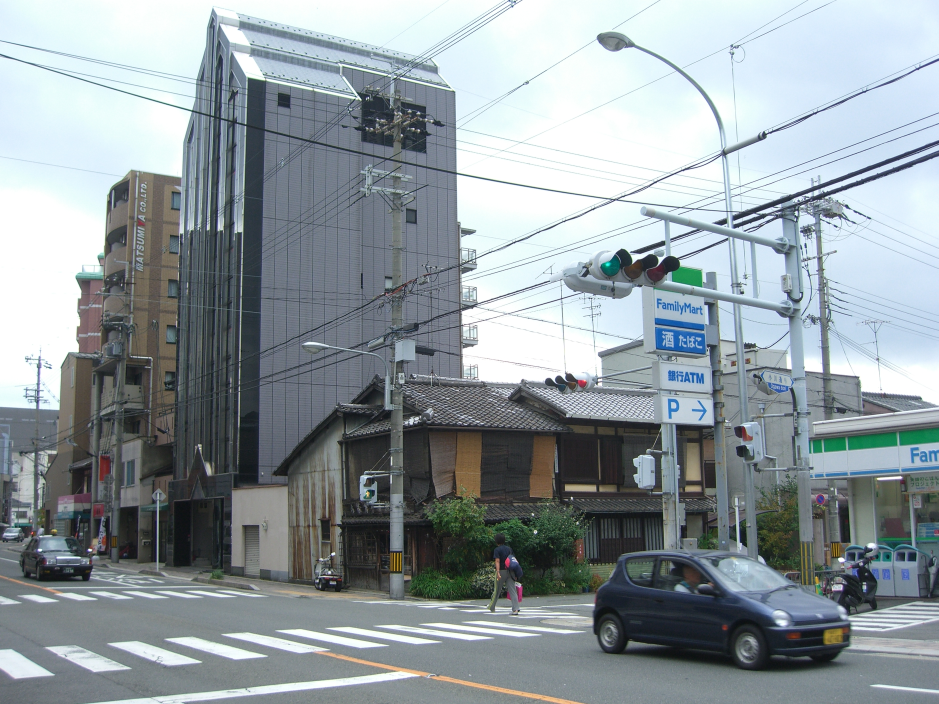
#> input picture images/img1.jpg, 2816 x 2112 px, found by its file name (shown at 1/3 size)
$ python Vps.py
#> lines starting #> are read from the running program, lines starting #| are printed output that depends on the picture
# (y - y1)(x2-x1) = (y2-y1)(x-x1)
import cv2
import numpy as np
from sympy import solve, Poly, Eq, Function, exp
from sympy.abc import x,u,v
# initialize the list of reference points and boolean indicating
# whether cropping is being performed or not

refPt = []
cropping = False

def find_camParams(vp1, vp2, vp3):
	K_inv = np.array([[x,0,-u*(x)],[0, x, -v*(x)],[0,0,1]])  # (x=1/f)
	pr = np.dot(K_inv.T, K_inv)
	#equations
	eq1 = np.dot(vp1, np.dot(pr, vp1.T))
	eq2 = np.dot(vp2, np.dot(pr, vp2.T))
	eq3 = np.dot(vp3, np.dot(pr, vp3.T))

	res = solve((eq1[0][0],eq2[0][0],eq3[0][0]), x,u,v)
	return res

def line_intersection(line1, line2):
    xdiff = (line1[0][0] - line1[1][0], line2[0][0] - line2[1][0])
    ydiff = (line1[0][1] - line1[1][1], line2[0][1] - line2[1][1]) #Typo was here

    def det(a, b):
        return a[0] * b[1] - a[1] * b[0]

    div = det(xdiff, ydiff)
    if div == 0:
       raise Exception('lines do not intersect')

    d = (det(*line1), det(*line2))
    x = det(d, xdiff) / div
    y = det(d, ydiff) / div
    return np.array([x, y, 1])[np.newaxis]

def click_and_crop(event, x, y, flags, param):
	# grab references to the global variables
	# print "entered"
	global refPt, cropping

	# if the left mouse button was clicked, record the starting
	# (x, y) coordinates and indicate that cropping is being
	# performed
	if event == cv2.EVENT_LBUTTONDOWN:
		# refPt = [(x, y)]
		refPt.append((x, y))
		cropping = True
		cv2.imshow("image", image)


def main():
	global image
	image = cv2.imread("/home/chandu/CV-Codes/images/img1.jpg")
#> image is the input picture: shape (2112, 2816, 3); mean B, G, R 159, 154.4, 144.7
	# image = cv2.cvtColor(image, cv2.COLOR_BGR2GRAY)
	# nimg = image
	image = cv2.resize(image, (1024, 623))
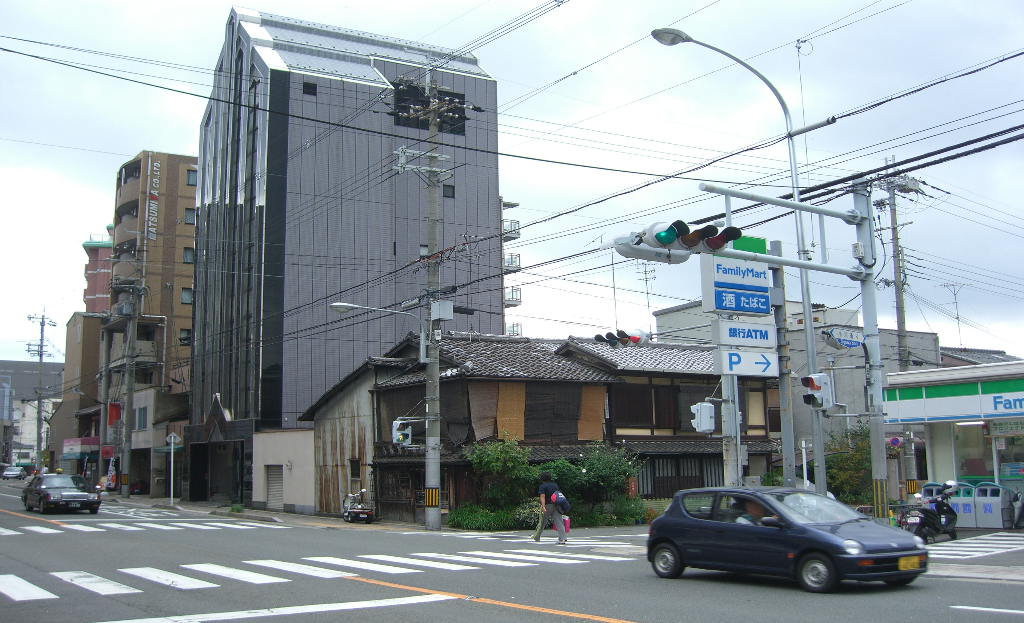
#> image: shape (623, 1024, 3); mean B, G, R 158.9, 154.3, 144.6
	clone = image.copy()
	cv2.namedWindow("image")
	cv2.setMouseCallback("image", click_and_crop)
	# keep looping until the 'q' key is pressed
	while True:
		# display the image and wait for a keypress
		cv2.imshow("image", image)
		key = cv2.waitKey(1) & 0xFF
#> (key Esc is pressed here)

		# if the 'r' key is pressed, reset the cropping region
		if key == ord("r"):
			image = clone.copy()

		# if the 'c' key is pressed, break from the loop
		elif key == ord("c"):
			break

	# if there are two reference points, then crop the region of interest
	# from the image and display it
	print(refPt)

	#line1
	A = [refPt[0][0],refPt[0][1]]
	B = [refPt[1][0],refPt[1][1]]
	cv2.line(image,(refPt[0][0],refPt[0][1]),(refPt[1][0],refPt[1][1]),(255, 0, 0), 3)


	#line2
	C = [refPt[2][0],refPt[2][1]]
	D = [refPt[3][0],refPt[3][1]]
	cv2.line(image,(refPt[2][0],refPt[2][1]),(refPt[3][0],refPt[3][1]),(255, 0, 0), 3)

	#line3
	E = [refPt[4][0],refPt[4][1]]
	F = [refPt[5][0],refPt[5][1]]
	cv2.line(image,(refPt[4][0],refPt[4][1]),(refPt[5][0],refPt[5][1]),(0, 255, 0), 3)

	#line4
	G = [refPt[6][0],refPt[6][1]]
	H = [refPt[7][0],refPt[7][1]]
	cv2.line(image,(refPt[6][0],refPt[6][1]),(refPt[7][0],refPt[7][1]),(0, 255, 0), 3)

	#line5
	I = [refPt[8][0],refPt[8][1]]
	J = [refPt[9][0],refPt[9][1]]
	cv2.line(image,(refPt[8][0],refPt[8][1]),(refPt[9][0],refPt[9][1]),(0, 0, 255), 3)

	#line6
	K = [refPt[10][0],refPt[10][1]]
	L = [refPt[11][0],refPt[11][1]]
	cv2.line(image,(refPt[10][0],refPt[10][1]),(refPt[11][0],refPt[11][1]),(0, 0, 255), 3)


	#cv2.imshow("image", image)
	vp1 = line_intersection((A,B), (C,D))
	vp2 = line_intersection((E,F), (G,H))
	vp3 = line_intersection((I,J), (K,L))

	w = len(image)
	h = len(image[0])

	#increasing image size in order to plot vps
	row1=row2=row3=0
	if vp1[0][0] < 0:
		row1 = abs(vp1[0][0])
		# vp1[0][0] = w - vp1[0][0]

	if vp2[0][0] < 0:
		row2 = abs(vp2[0][0])
		# vp2[0][0] = w - vp2[0][0]

	if vp2[0][0] < 0:
		row3 = abs(vp3[0][0])
		# vp3[0][0] = w - vp3[0][0]

	rows = max(row1, row2, row3)

	col1=col2=col3=0
	if vp1[0][1] < 0:
		col1 = abs(vp1[0][1])
		# vp2[0][0] = h -

	if vp2[0][1] < 0:
		col2 = abs(vp2[0][1])
	if vp2[0][1] < 0:
		col3 = abs(vp3[0][1])
	cols = max(col1, col2, col3)

	# Changing row and column of vps if it is negative
	if vp1[0][0] < 0:
		vp1[0][0] = rows - abs(vp1[0][0])

	if vp2[0][0] < 0:
		vp2[0][0] = rows - abs(vp2[0][0])

	if vp2[0][0] < 0:
		vp3[0][0] = rows - abs(vp3[0][0])


	col1=col2=col3=0
	if vp1[0][1] < 0:
		vp3[0][0] = cols - abs(vp1[0][1])

	if vp2[0][1] < 0:
		vp3[0][0] = cols - abs(vp2[0][1])

	if vp2[0][1] < 0:
		vp3[0][0] = cols - abs(vp3[0][1])


	print(len(image), len(image[0]))
	new_image = np.full((rows+w, cols+h,3),255)
	# cv2.imshow("new_image", new_image)
	print(len(new_image), len(new_image[0]))
	# new_image = 255
	# for i in range(len(image)):
	# 	for j in range(len(image[0])):
	# 		new_image[rows+i, cols+j] = image[i,j]
	new_image[rows:rows+w, cols:cols+h] = image
	#--------------------------------------------------------------


	print (vp1, vp2, vp3)

	#plotting vanishing points on image
	cv2.circle(new_image,(vp1[0][0], vp1[0][1]), 5, (0,255,0), -1)
	cv2.line(new_image,(B[0],B[1]),(vp1[0][0],vp1[0][1]),(255, 0, 0), 3)
	cv2.line(new_image,(D[0],D[1]),(vp1[0][0],vp1[0][1]),(255, 0, 0), 3)

	cv2.circle(new_image,(vp2[0][0], vp2[0][1]), 5, (0,0,255), -1)
	cv2.line(new_image,(F[0],F[1]),(vp2[0][0],vp2[0][1]),( 0, 255, 0), 3)
	cv2.line(new_image,(H[0],H[1]),(vp2[0][0],vp2[0][1]),( 0, 255, 0), 3)

	cv2.circle(new_image,(vp3[0][0], vp3[0][1]), 5, (255,0,0), -1)
	cv2.line(new_image,(J[0],J[1]),(vp3[0][0],vp3[0][1]),(0, 0, 255), 3)
	cv2.line(new_image,(L[0],L[1]),(vp3[0][0],vp3[0][1]),(0, 0, 255), 3)

	#--------------------------------------------------------------
	image = cv2.resize(image, (1024, 623))
	new_image = new_image.astype(np.uint8)
	new_image = cv2.resize(new_image, (1024, 623))

	cv2.imshow("new_image", new_image)

	cv2.waitKey(0)


	# close all open windows
	cv2.destroyAllWindows()

	#Finding camera intrinsic parameters f,u,v
	res = find_camParams(vp1, vp2, vp3)
	print ("res:", res)
	#-----------------------------------------
if __name__=="__main__":
	main()

$ run again, with images/carmel-00.png saved as images/img1.jpg
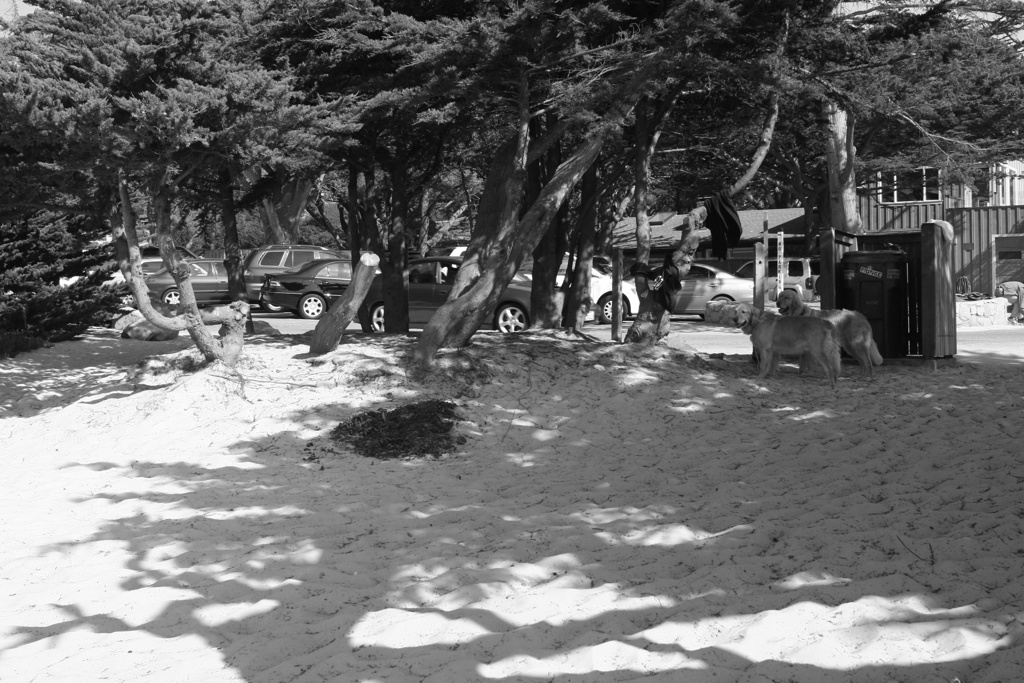
#> input picture images/carmel-00.png, 1024 x 683 px, found by its file name
#> in main, image is the input picture: shape (683, 1024, 3); min 2, max 255, mean 107.5
#> in main, `image = cv2.resize(image, (1024, 623))`:
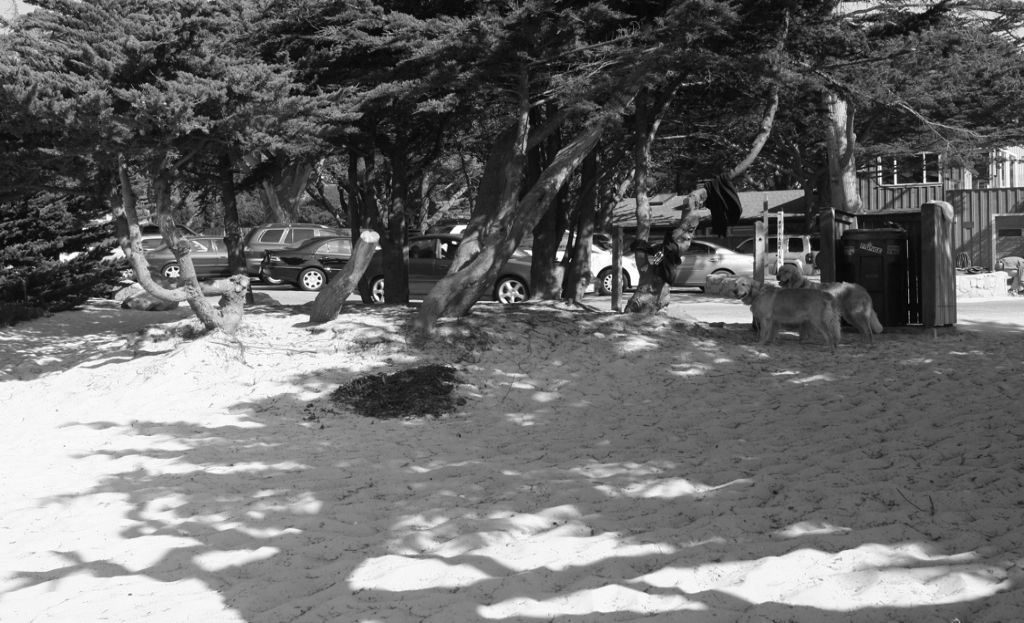
#> image: shape (623, 1024, 3); min 2, max 255, mean 107.4

$ run again, with images/carmel-01.png saved as images/img1.jpg
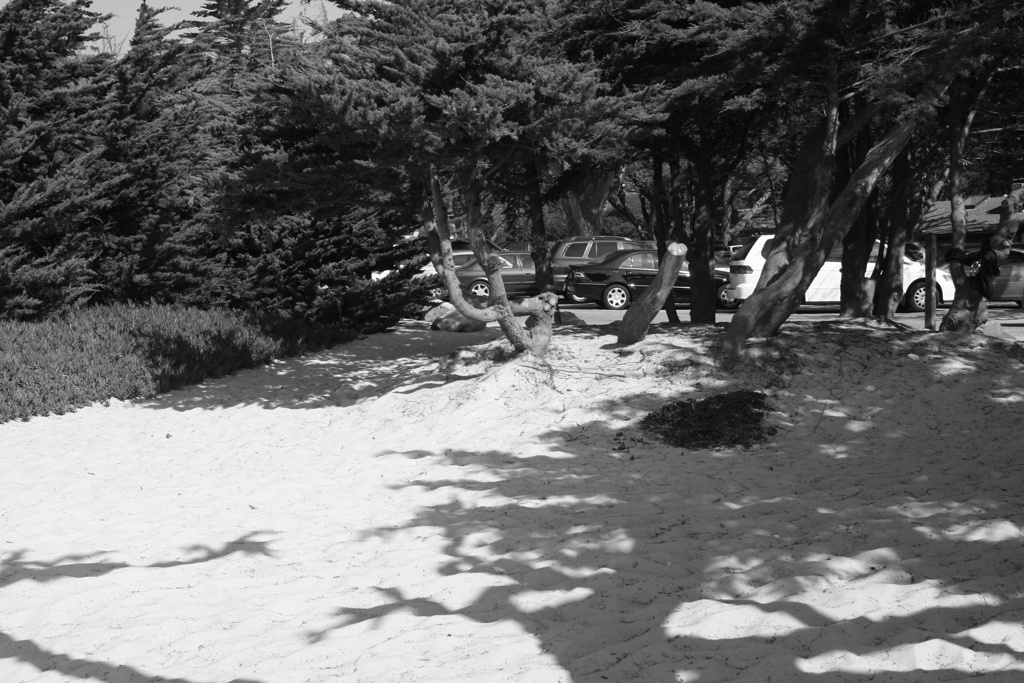
#> input picture images/carmel-01.png, 1024 x 683 px, found by its file name
#> in main, image is the input picture: shape (683, 1024, 3); min 1, max 255, mean 105.7
#> in main, `image = cv2.resize(image, (1024, 623))`:
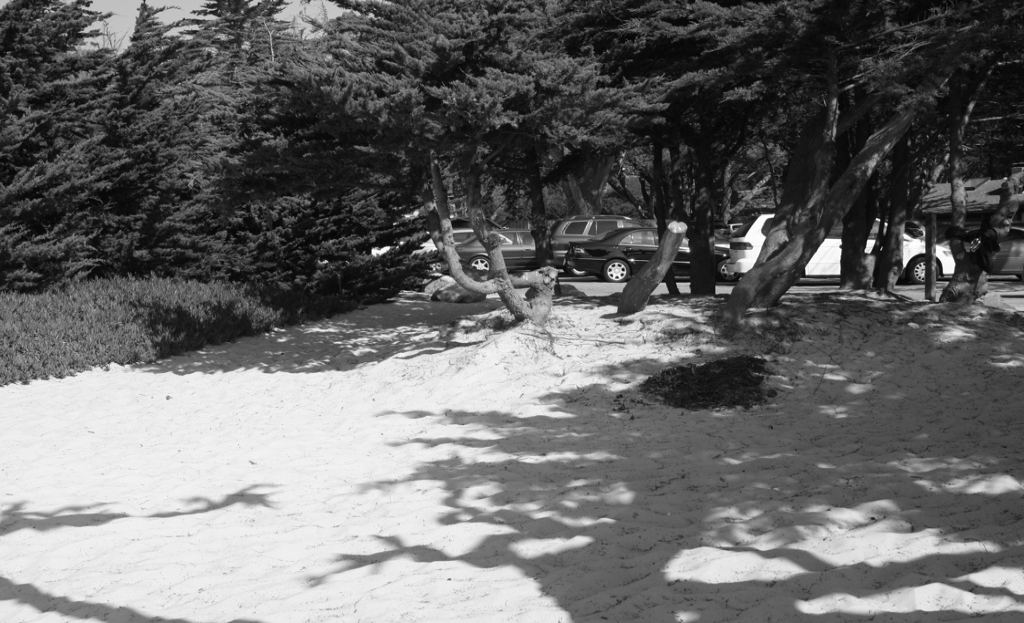
#> image: shape (623, 1024, 3); min 3, max 255, mean 105.5

$ run again, with images/im52.png saved as images/img1.jpg
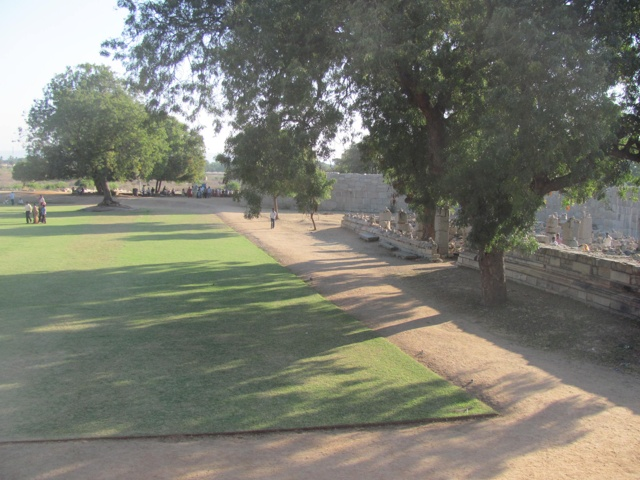
#> input picture images/im52.png, 640 x 480 px, found by its file name
#> in main, image is the input picture: shape (480, 640, 3); mean B, G, R 110.9, 122.4, 121.2
#> in main, `image = cv2.resize(image, (1024, 623))`:
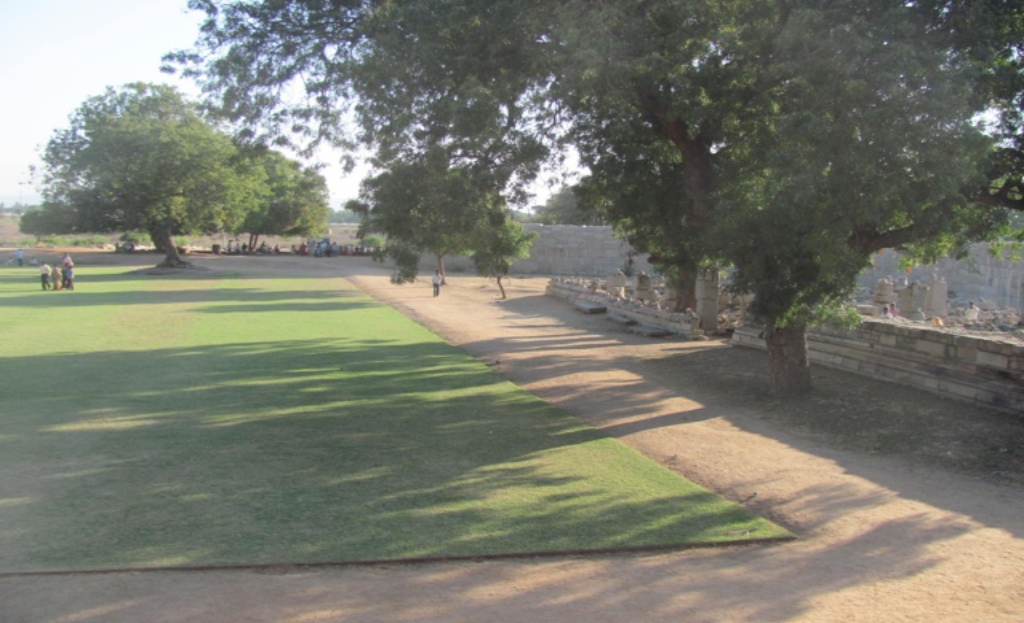
#> image: shape (623, 1024, 3); mean B, G, R 110.8, 122.3, 121.1
